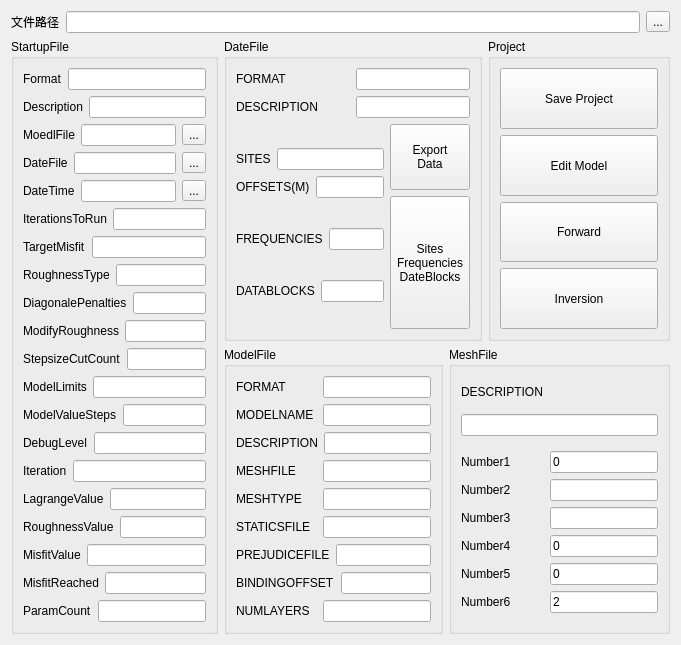
<?xml version="1.0" encoding="UTF-8"?>
<ui version="4.0">
 <class>OccamProject</class>
 <widget class="QWidget" name="OccamProject">
  <property name="geometry">
   <rect>
    <x>0</x>
    <y>0</y>
    <width>681</width>
    <height>632</height>
   </rect>
  </property>
  <property name="windowTitle">
   <string>Form</string>
  </property>
  <layout class="QGridLayout" name="gridLayout_3">
   <item row="2" column="2" colspan="2">
    <widget class="QGroupBox" name="groupBox_MeshFile">
     <property name="title">
      <string>MeshFile</string>
     </property>
     <layout class="QVBoxLayout" name="verticalLayout_4">
      <item>
       <widget class="QLabel" name="label_MESHDESCRIPTION">
        <property name="sizePolicy">
         <sizepolicy hsizetype="Preferred" vsizetype="Fixed">
          <horstretch>0</horstretch>
          <verstretch>0</verstretch>
         </sizepolicy>
        </property>
        <property name="text">
         <string>DESCRIPTION</string>
        </property>
       </widget>
      </item>
      <item>
       <widget class="QLineEdit" name="lineEdit_MESHDESCRIPTION"/>
      </item>
      <item>
       <layout class="QGridLayout" name="gridLayout_2">
        <item row="0" column="0">
         <widget class="QLabel" name="label_1">
          <property name="text">
           <string>Number1</string>
          </property>
         </widget>
        </item>
        <item row="5" column="0">
         <widget class="QLabel" name="label_5">
          <property name="text">
           <string>Number5</string>
          </property>
         </widget>
        </item>
        <item row="3" column="1">
         <widget class="QLineEdit" name="lineEdit4">
          <property name="sizePolicy">
           <sizepolicy hsizetype="Fixed" vsizetype="Fixed">
            <horstretch>0</horstretch>
            <verstretch>0</verstretch>
           </sizepolicy>
          </property>
          <property name="text">
           <string>0</string>
          </property>
         </widget>
        </item>
        <item row="2" column="0">
         <widget class="QLabel" name="label_3">
          <property name="text">
           <string>Number3</string>
          </property>
         </widget>
        </item>
        <item row="3" column="0">
         <widget class="QLabel" name="label_4">
          <property name="text">
           <string>Number4</string>
          </property>
         </widget>
        </item>
        <item row="9" column="0">
         <widget class="QLabel" name="label_6">
          <property name="text">
           <string>Number6</string>
          </property>
         </widget>
        </item>
        <item row="2" column="1">
         <widget class="QLineEdit" name="lineEdit3">
          <property name="sizePolicy">
           <sizepolicy hsizetype="Fixed" vsizetype="Fixed">
            <horstretch>0</horstretch>
            <verstretch>0</verstretch>
           </sizepolicy>
          </property>
          <property name="readOnly">
           <bool>true</bool>
          </property>
         </widget>
        </item>
        <item row="1" column="0">
         <widget class="QLabel" name="label_2">
          <property name="text">
           <string>Number2</string>
          </property>
         </widget>
        </item>
        <item row="5" column="1">
         <widget class="QLineEdit" name="lineEdit5">
          <property name="sizePolicy">
           <sizepolicy hsizetype="Fixed" vsizetype="Fixed">
            <horstretch>0</horstretch>
            <verstretch>0</verstretch>
           </sizepolicy>
          </property>
          <property name="text">
           <string>0</string>
          </property>
          <property name="readOnly">
           <bool>true</bool>
          </property>
         </widget>
        </item>
        <item row="1" column="1">
         <widget class="QLineEdit" name="lineEdit2">
          <property name="sizePolicy">
           <sizepolicy hsizetype="Fixed" vsizetype="Fixed">
            <horstretch>0</horstretch>
            <verstretch>0</verstretch>
           </sizepolicy>
          </property>
          <property name="readOnly">
           <bool>true</bool>
          </property>
         </widget>
        </item>
        <item row="0" column="1">
         <widget class="QLineEdit" name="lineEdit1">
          <property name="sizePolicy">
           <sizepolicy hsizetype="Fixed" vsizetype="Fixed">
            <horstretch>0</horstretch>
            <verstretch>0</verstretch>
           </sizepolicy>
          </property>
          <property name="text">
           <string>0</string>
          </property>
          <property name="readOnly">
           <bool>true</bool>
          </property>
         </widget>
        </item>
        <item row="9" column="1">
         <widget class="QLineEdit" name="lineEdit6">
          <property name="sizePolicy">
           <sizepolicy hsizetype="Fixed" vsizetype="Fixed">
            <horstretch>0</horstretch>
            <verstretch>0</verstretch>
           </sizepolicy>
          </property>
          <property name="text">
           <string>2</string>
          </property>
          <property name="readOnly">
           <bool>true</bool>
          </property>
         </widget>
        </item>
       </layout>
      </item>
     </layout>
    </widget>
   </item>
   <item row="1" column="0" rowspan="2">
    <widget class="QGroupBox" name="groupBox_StartupFile">
     <property name="sizePolicy">
      <sizepolicy hsizetype="Expanding" vsizetype="Preferred">
       <horstretch>0</horstretch>
       <verstretch>0</verstretch>
      </sizepolicy>
     </property>
     <property name="title">
      <string>StartupFile</string>
     </property>
     <layout class="QVBoxLayout" name="verticalLayout">
      <item>
       <layout class="QHBoxLayout" name="horizontalLayout">
        <item>
         <widget class="QLabel" name="label_Format">
          <property name="text">
           <string>Format</string>
          </property>
         </widget>
        </item>
        <item>
         <widget class="QLineEdit" name="lineEdit_Format"/>
        </item>
       </layout>
      </item>
      <item>
       <layout class="QHBoxLayout" name="horizontalLayout_2">
        <item>
         <widget class="QLabel" name="label_Description">
          <property name="text">
           <string>Description</string>
          </property>
         </widget>
        </item>
        <item>
         <widget class="QLineEdit" name="lineEdit_Description"/>
        </item>
       </layout>
      </item>
      <item>
       <layout class="QHBoxLayout" name="horizontalLayout_3">
        <item>
         <widget class="QLabel" name="label_MoedlFile">
          <property name="text">
           <string>MoedlFile</string>
          </property>
         </widget>
        </item>
        <item>
         <widget class="QLineEdit" name="lineEdit_MoedlFile"/>
        </item>
        <item>
         <widget class="QToolButton" name="toolButton_ModelFile">
          <property name="text">
           <string>...</string>
          </property>
         </widget>
        </item>
       </layout>
      </item>
      <item>
       <layout class="QHBoxLayout" name="horizontalLayout_4">
        <item>
         <widget class="QLabel" name="label_DateFile">
          <property name="text">
           <string>DateFile</string>
          </property>
         </widget>
        </item>
        <item>
         <widget class="QLineEdit" name="lineEdit_DateFile"/>
        </item>
        <item>
         <widget class="QToolButton" name="toolButton_DateFile">
          <property name="text">
           <string>...</string>
          </property>
         </widget>
        </item>
       </layout>
      </item>
      <item>
       <layout class="QHBoxLayout" name="horizontalLayout_40">
        <item>
         <widget class="QLabel" name="label_DateTime">
          <property name="text">
           <string>DateTime</string>
          </property>
         </widget>
        </item>
        <item>
         <widget class="QLineEdit" name="lineEdit_DateTime"/>
        </item>
        <item>
         <widget class="QToolButton" name="toolButton_DateTime">
          <property name="text">
           <string>...</string>
          </property>
         </widget>
        </item>
       </layout>
      </item>
      <item>
       <layout class="QHBoxLayout" name="horizontalLayout_5">
        <item>
         <widget class="QLabel" name="label_IterationsToRun">
          <property name="text">
           <string>IterationsToRun</string>
          </property>
         </widget>
        </item>
        <item>
         <widget class="QLineEdit" name="lineEdit_IterationsToRun"/>
        </item>
       </layout>
      </item>
      <item>
       <layout class="QHBoxLayout" name="horizontalLayout_10">
        <item>
         <widget class="QLabel" name="label_TargetMisfit">
          <property name="text">
           <string>TargetMisfit</string>
          </property>
         </widget>
        </item>
        <item>
         <widget class="QLineEdit" name="lineEdit_TargetMisfit"/>
        </item>
       </layout>
      </item>
      <item>
       <layout class="QHBoxLayout" name="horizontalLayout_6">
        <item>
         <widget class="QLabel" name="label_RoughnessType">
          <property name="text">
           <string>RoughnessType</string>
          </property>
         </widget>
        </item>
        <item>
         <widget class="QLineEdit" name="lineEdit_RoughnessType"/>
        </item>
       </layout>
      </item>
      <item>
       <layout class="QHBoxLayout" name="horizontalLayout_8">
        <item>
         <widget class="QLabel" name="label_DiagonalPenalties">
          <property name="text">
           <string>DiagonalePenalties</string>
          </property>
         </widget>
        </item>
        <item>
         <widget class="QLineEdit" name="lineEdit_DiagonalPenalties"/>
        </item>
       </layout>
      </item>
      <item>
       <layout class="QHBoxLayout" name="horizontalLayout_41">
        <item>
         <widget class="QLabel" name="label_ModifyRoughness">
          <property name="text">
           <string>ModifyRoughness</string>
          </property>
         </widget>
        </item>
        <item>
         <widget class="QLineEdit" name="lineEdit_ModifyRoughness"/>
        </item>
       </layout>
      </item>
      <item>
       <layout class="QHBoxLayout" name="horizontalLayout_9">
        <item>
         <widget class="QLabel" name="label_StepsizeCutCount">
          <property name="text">
           <string>StepsizeCutCount</string>
          </property>
         </widget>
        </item>
        <item>
         <widget class="QLineEdit" name="lineEdit_StepsizeCutCount"/>
        </item>
       </layout>
      </item>
      <item>
       <layout class="QHBoxLayout" name="horizontalLayout_7">
        <item>
         <widget class="QLabel" name="label_ModelLimits">
          <property name="text">
           <string>ModelLimits</string>
          </property>
         </widget>
        </item>
        <item>
         <widget class="QLineEdit" name="lineEdit_ModelLimits"/>
        </item>
       </layout>
      </item>
      <item>
       <layout class="QHBoxLayout" name="horizontalLayout_13">
        <item>
         <widget class="QLabel" name="label_ModelValueSteps">
          <property name="text">
           <string>ModelValueSteps</string>
          </property>
         </widget>
        </item>
        <item>
         <widget class="QLineEdit" name="lineEdit_ModelValueSteps"/>
        </item>
       </layout>
      </item>
      <item>
       <layout class="QHBoxLayout" name="horizontalLayout_12">
        <item>
         <widget class="QLabel" name="label_DebugLevel">
          <property name="text">
           <string>DebugLevel</string>
          </property>
         </widget>
        </item>
        <item>
         <widget class="QLineEdit" name="lineEdit_DebugLevel"/>
        </item>
       </layout>
      </item>
      <item>
       <layout class="QHBoxLayout" name="horizontalLayout_11">
        <item>
         <widget class="QLabel" name="label_Iteration">
          <property name="text">
           <string>Iteration</string>
          </property>
         </widget>
        </item>
        <item>
         <widget class="QLineEdit" name="lineEdit_Iteration"/>
        </item>
       </layout>
      </item>
      <item>
       <layout class="QHBoxLayout" name="horizontalLayout_15">
        <item>
         <widget class="QLabel" name="label_LagrangeValue">
          <property name="text">
           <string>LagrangeValue</string>
          </property>
         </widget>
        </item>
        <item>
         <widget class="QLineEdit" name="lineEdit_LagrangeValue"/>
        </item>
       </layout>
      </item>
      <item>
       <layout class="QHBoxLayout" name="horizontalLayout_16">
        <item>
         <widget class="QLabel" name="label_RoughnessValue">
          <property name="text">
           <string>RoughnessValue</string>
          </property>
         </widget>
        </item>
        <item>
         <widget class="QLineEdit" name="lineEdit_RoughnessValue"/>
        </item>
       </layout>
      </item>
      <item>
       <layout class="QHBoxLayout" name="horizontalLayout_17">
        <item>
         <widget class="QLabel" name="label_MisfitValue">
          <property name="text">
           <string>MisfitValue</string>
          </property>
         </widget>
        </item>
        <item>
         <widget class="QLineEdit" name="lineEdit_MisfitValue"/>
        </item>
       </layout>
      </item>
      <item>
       <layout class="QHBoxLayout" name="horizontalLayout_18">
        <item>
         <widget class="QLabel" name="label_MisfitReached">
          <property name="text">
           <string>MisfitReached</string>
          </property>
         </widget>
        </item>
        <item>
         <widget class="QLineEdit" name="lineEdit_MisfitReached"/>
        </item>
       </layout>
      </item>
      <item>
       <layout class="QHBoxLayout" name="horizontalLayout_19">
        <item>
         <widget class="QLabel" name="label_ParamCount">
          <property name="text">
           <string>ParamCount</string>
          </property>
         </widget>
        </item>
        <item>
         <widget class="QLineEdit" name="lineEdit_ParamCount"/>
        </item>
       </layout>
      </item>
     </layout>
     <zorder></zorder>
     <zorder></zorder>
     <zorder></zorder>
     <zorder></zorder>
    </widget>
   </item>
   <item row="2" column="1">
    <widget class="QGroupBox" name="groupBox_ModelFile">
     <property name="title">
      <string>ModelFile</string>
     </property>
     <layout class="QVBoxLayout" name="verticalLayout_3">
      <item>
       <layout class="QHBoxLayout" name="horizontalLayout_27">
        <item>
         <widget class="QLabel" name="label_MFORMAT">
          <property name="text">
           <string>FORMAT</string>
          </property>
         </widget>
        </item>
        <item>
         <widget class="QLineEdit" name="lineEdit_MFORMAT">
          <property name="sizePolicy">
           <sizepolicy hsizetype="Preferred" vsizetype="Fixed">
            <horstretch>0</horstretch>
            <verstretch>0</verstretch>
           </sizepolicy>
          </property>
         </widget>
        </item>
       </layout>
      </item>
      <item>
       <layout class="QHBoxLayout" name="horizontalLayout_30">
        <item>
         <widget class="QLabel" name="label_MODELNAME">
          <property name="text">
           <string>MODELNAME</string>
          </property>
         </widget>
        </item>
        <item>
         <widget class="QLineEdit" name="lineEdit_MODELNAME">
          <property name="sizePolicy">
           <sizepolicy hsizetype="Preferred" vsizetype="Fixed">
            <horstretch>0</horstretch>
            <verstretch>0</verstretch>
           </sizepolicy>
          </property>
         </widget>
        </item>
       </layout>
      </item>
      <item>
       <layout class="QHBoxLayout" name="horizontalLayout_31">
        <item>
         <widget class="QLabel" name="label_MDESCRIPTION">
          <property name="text">
           <string>DESCRIPTION</string>
          </property>
         </widget>
        </item>
        <item>
         <widget class="QLineEdit" name="lineEdit_MDESCRIPTION">
          <property name="sizePolicy">
           <sizepolicy hsizetype="Preferred" vsizetype="Fixed">
            <horstretch>0</horstretch>
            <verstretch>0</verstretch>
           </sizepolicy>
          </property>
         </widget>
        </item>
       </layout>
      </item>
      <item>
       <layout class="QHBoxLayout" name="horizontalLayout_32">
        <item>
         <widget class="QLabel" name="label_MESHFILE">
          <property name="text">
           <string>MESHFILE</string>
          </property>
         </widget>
        </item>
        <item>
         <widget class="QLineEdit" name="lineEdit_MESHFILE">
          <property name="sizePolicy">
           <sizepolicy hsizetype="Preferred" vsizetype="Fixed">
            <horstretch>0</horstretch>
            <verstretch>0</verstretch>
           </sizepolicy>
          </property>
         </widget>
        </item>
       </layout>
      </item>
      <item>
       <layout class="QHBoxLayout" name="horizontalLayout_33">
        <item>
         <widget class="QLabel" name="label_MESHTYPE">
          <property name="text">
           <string>MESHTYPE</string>
          </property>
         </widget>
        </item>
        <item>
         <widget class="QLineEdit" name="lineEdit_MESHTYPE">
          <property name="sizePolicy">
           <sizepolicy hsizetype="Preferred" vsizetype="Fixed">
            <horstretch>0</horstretch>
            <verstretch>0</verstretch>
           </sizepolicy>
          </property>
         </widget>
        </item>
       </layout>
      </item>
      <item>
       <layout class="QHBoxLayout" name="horizontalLayout_34">
        <item>
         <widget class="QLabel" name="label_STATICSFILE">
          <property name="text">
           <string>STATICSFILE</string>
          </property>
         </widget>
        </item>
        <item>
         <widget class="QLineEdit" name="lineEdit_STATICSFILE">
          <property name="sizePolicy">
           <sizepolicy hsizetype="Preferred" vsizetype="Fixed">
            <horstretch>0</horstretch>
            <verstretch>0</verstretch>
           </sizepolicy>
          </property>
         </widget>
        </item>
       </layout>
      </item>
      <item>
       <layout class="QHBoxLayout" name="horizontalLayout_35">
        <item>
         <widget class="QLabel" name="label_PREJUDICEFILE">
          <property name="text">
           <string>PREJUDICEFILE</string>
          </property>
         </widget>
        </item>
        <item>
         <widget class="QLineEdit" name="lineEdit_PREJUDICEFILE">
          <property name="sizePolicy">
           <sizepolicy hsizetype="Preferred" vsizetype="Fixed">
            <horstretch>0</horstretch>
            <verstretch>0</verstretch>
           </sizepolicy>
          </property>
         </widget>
        </item>
       </layout>
      </item>
      <item>
       <layout class="QHBoxLayout" name="horizontalLayout_36">
        <item>
         <widget class="QLabel" name="label_BINDINGOFFSET">
          <property name="text">
           <string>BINDINGOFFSET</string>
          </property>
         </widget>
        </item>
        <item>
         <widget class="QLineEdit" name="lineEdit_BINDINGOFFSET">
          <property name="sizePolicy">
           <sizepolicy hsizetype="Preferred" vsizetype="Fixed">
            <horstretch>0</horstretch>
            <verstretch>0</verstretch>
           </sizepolicy>
          </property>
         </widget>
        </item>
       </layout>
      </item>
      <item>
       <layout class="QHBoxLayout" name="horizontalLayout_37">
        <item>
         <widget class="QLabel" name="label_NUMLAYERS">
          <property name="text">
           <string>NUMLAYERS</string>
          </property>
         </widget>
        </item>
        <item>
         <widget class="QLineEdit" name="lineEdit_NUMLAYERS">
          <property name="sizePolicy">
           <sizepolicy hsizetype="Preferred" vsizetype="Fixed">
            <horstretch>0</horstretch>
            <verstretch>0</verstretch>
           </sizepolicy>
          </property>
         </widget>
        </item>
       </layout>
      </item>
     </layout>
    </widget>
   </item>
   <item row="1" column="3">
    <widget class="QGroupBox" name="groupBox_Project">
     <property name="title">
      <string>Project</string>
     </property>
     <layout class="QVBoxLayout" name="verticalLayout_5">
      <item>
       <widget class="QPushButton" name="pushButton_SaveProject">
        <property name="sizePolicy">
         <sizepolicy hsizetype="Expanding" vsizetype="Expanding">
          <horstretch>0</horstretch>
          <verstretch>0</verstretch>
         </sizepolicy>
        </property>
        <property name="text">
         <string>Save Project</string>
        </property>
       </widget>
      </item>
      <item>
       <widget class="QPushButton" name="pushButton_EditModel">
        <property name="sizePolicy">
         <sizepolicy hsizetype="Expanding" vsizetype="Expanding">
          <horstretch>0</horstretch>
          <verstretch>0</verstretch>
         </sizepolicy>
        </property>
        <property name="text">
         <string>Edit Model</string>
        </property>
       </widget>
      </item>
      <item>
       <widget class="QPushButton" name="pushButton_Forward">
        <property name="sizePolicy">
         <sizepolicy hsizetype="Expanding" vsizetype="Expanding">
          <horstretch>0</horstretch>
          <verstretch>0</verstretch>
         </sizepolicy>
        </property>
        <property name="text">
         <string>Forward</string>
        </property>
       </widget>
      </item>
      <item>
       <widget class="QPushButton" name="pushButton_Inversion">
        <property name="sizePolicy">
         <sizepolicy hsizetype="Expanding" vsizetype="Expanding">
          <horstretch>0</horstretch>
          <verstretch>0</verstretch>
         </sizepolicy>
        </property>
        <property name="text">
         <string>Inversion</string>
        </property>
       </widget>
      </item>
     </layout>
    </widget>
   </item>
   <item row="0" column="0" colspan="4">
    <layout class="QHBoxLayout" name="horizontalLayout_14">
     <item>
      <widget class="QLabel" name="label_filepath">
       <property name="text">
        <string>文件路径</string>
       </property>
      </widget>
     </item>
     <item>
      <widget class="QLineEdit" name="lineEdit_filepath"/>
     </item>
     <item>
      <widget class="QToolButton" name="toolButton_filepath">
       <property name="text">
        <string>...</string>
       </property>
      </widget>
     </item>
    </layout>
   </item>
   <item row="1" column="1" colspan="2">
    <widget class="QGroupBox" name="groupBox_DateFile">
     <property name="title">
      <string>DateFile</string>
     </property>
     <layout class="QGridLayout" name="gridLayout_4">
      <item row="0" column="0" colspan="2">
       <layout class="QHBoxLayout" name="horizontalLayout_20">
        <item>
         <widget class="QLabel" name="label_FORMAT">
          <property name="text">
           <string>FORMAT</string>
          </property>
         </widget>
        </item>
        <item>
         <widget class="QLineEdit" name="lineEdit_FORMAT">
          <property name="sizePolicy">
           <sizepolicy hsizetype="Preferred" vsizetype="Fixed">
            <horstretch>0</horstretch>
            <verstretch>0</verstretch>
           </sizepolicy>
          </property>
         </widget>
        </item>
       </layout>
      </item>
      <item row="1" column="0" colspan="2">
       <layout class="QHBoxLayout" name="horizontalLayout_21">
        <item>
         <widget class="QLabel" name="label_DESCRIPTION">
          <property name="text">
           <string>DESCRIPTION</string>
          </property>
         </widget>
        </item>
        <item>
         <widget class="QLineEdit" name="lineEdit_DESCRIPTION">
          <property name="sizePolicy">
           <sizepolicy hsizetype="Preferred" vsizetype="Fixed">
            <horstretch>0</horstretch>
            <verstretch>0</verstretch>
           </sizepolicy>
          </property>
         </widget>
        </item>
       </layout>
      </item>
      <item row="2" column="0" rowspan="3">
       <layout class="QVBoxLayout" name="verticalLayout_2">
        <item>
         <layout class="QGridLayout" name="gridLayout">
          <item row="0" column="0">
           <widget class="QLabel" name="label_SITES">
            <property name="text">
             <string>SITES</string>
            </property>
           </widget>
          </item>
          <item row="0" column="1" colspan="2">
           <widget class="QLineEdit" name="lineEdit_SITES">
            <property name="sizePolicy">
             <sizepolicy hsizetype="Preferred" vsizetype="Fixed">
              <horstretch>0</horstretch>
              <verstretch>0</verstretch>
             </sizepolicy>
            </property>
            <property name="readOnly">
             <bool>true</bool>
            </property>
           </widget>
          </item>
          <item row="1" column="0" colspan="2">
           <widget class="QLabel" name="label_OFFSETS">
            <property name="text">
             <string>OFFSETS(M)</string>
            </property>
           </widget>
          </item>
          <item row="1" column="2">
           <widget class="QLineEdit" name="lineEdit_OFFSETS">
            <property name="sizePolicy">
             <sizepolicy hsizetype="Preferred" vsizetype="Fixed">
              <horstretch>0</horstretch>
              <verstretch>0</verstretch>
             </sizepolicy>
            </property>
            <property name="readOnly">
             <bool>true</bool>
            </property>
           </widget>
          </item>
         </layout>
        </item>
        <item>
         <layout class="QHBoxLayout" name="horizontalLayout_25">
          <item>
           <widget class="QLabel" name="label_FREQUENCIES">
            <property name="text">
             <string>FREQUENCIES</string>
            </property>
           </widget>
          </item>
          <item>
           <widget class="QLineEdit" name="lineEdit_FREQUENCIES">
            <property name="sizePolicy">
             <sizepolicy hsizetype="Preferred" vsizetype="Fixed">
              <horstretch>0</horstretch>
              <verstretch>0</verstretch>
             </sizepolicy>
            </property>
            <property name="readOnly">
             <bool>true</bool>
            </property>
           </widget>
          </item>
         </layout>
        </item>
        <item>
         <layout class="QHBoxLayout" name="horizontalLayout_26">
          <item>
           <widget class="QLabel" name="label_DATABLOCKS">
            <property name="text">
             <string>DATABLOCKS</string>
            </property>
           </widget>
          </item>
          <item>
           <widget class="QLineEdit" name="lineEdit_DATABLOCKS">
            <property name="sizePolicy">
             <sizepolicy hsizetype="Preferred" vsizetype="Fixed">
              <horstretch>0</horstretch>
              <verstretch>0</verstretch>
             </sizepolicy>
            </property>
            <property name="readOnly">
             <bool>true</bool>
            </property>
           </widget>
          </item>
         </layout>
        </item>
       </layout>
      </item>
      <item row="2" column="1">
       <widget class="QPushButton" name="pushButton_ExportData">
        <property name="sizePolicy">
         <sizepolicy hsizetype="Preferred" vsizetype="Preferred">
          <horstretch>0</horstretch>
          <verstretch>0</verstretch>
         </sizepolicy>
        </property>
        <property name="text">
         <string>Export
Data</string>
        </property>
       </widget>
      </item>
      <item row="3" column="1" rowspan="2">
       <widget class="QPushButton" name="pushButton_SITES">
        <property name="sizePolicy">
         <sizepolicy hsizetype="Preferred" vsizetype="Preferred">
          <horstretch>0</horstretch>
          <verstretch>0</verstretch>
         </sizepolicy>
        </property>
        <property name="text">
         <string>Sites
Frequencies
DateBlocks</string>
        </property>
       </widget>
      </item>
     </layout>
    </widget>
   </item>
  </layout>
  <zorder>groupBox_StartupFile</zorder>
  <zorder>groupBox_ModelFile</zorder>
  <zorder>groupBox_MeshFile</zorder>
  <zorder>groupBox_DateFile</zorder>
  <zorder>groupBox_Project</zorder>
 </widget>
 <resources/>
 <connections/>
</ui>
